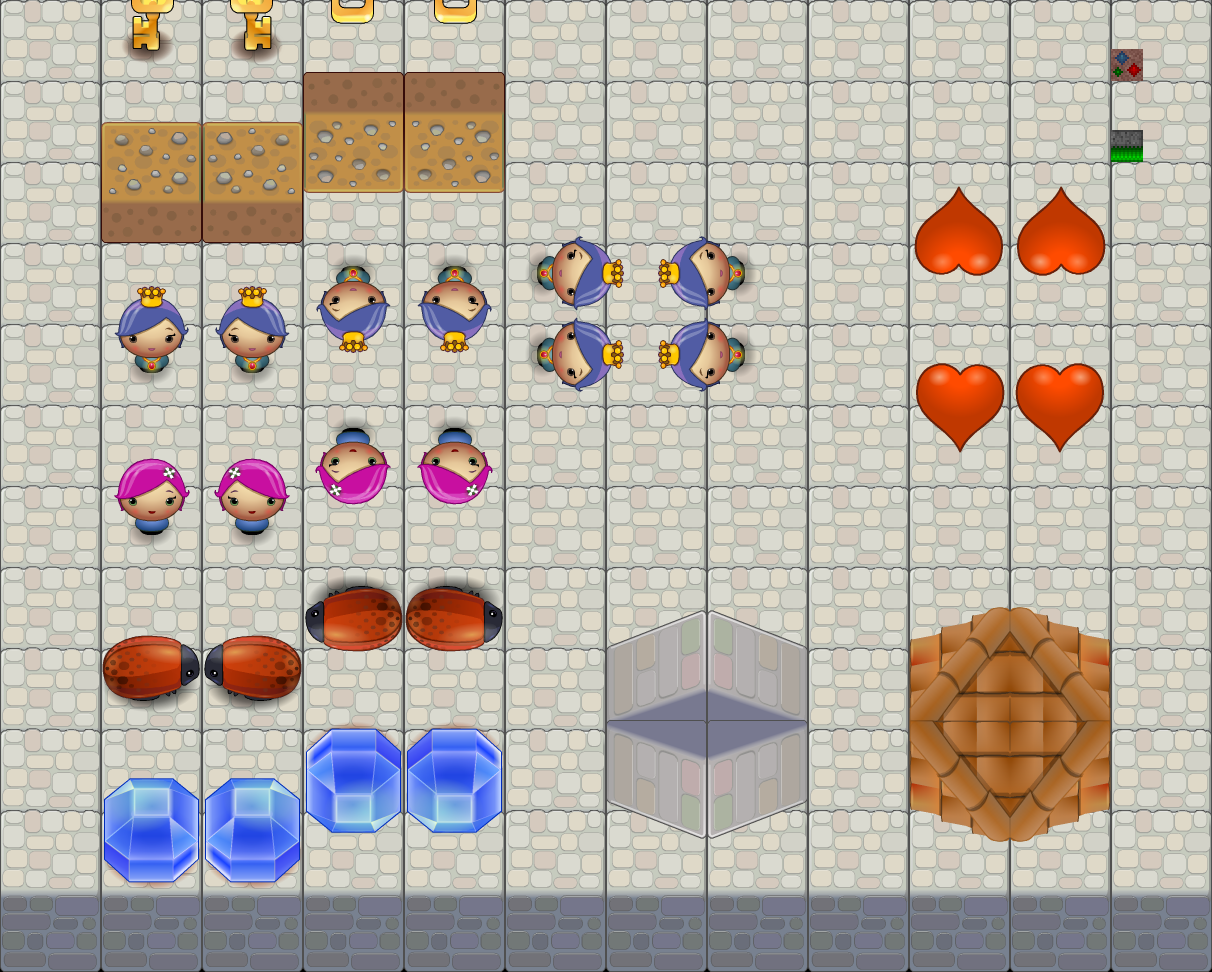

A level layout from a 2D game, rendered from its tile map. Below: a short description, then the map file with tile-grid data replaced by summaries:
An orthogonal 12x12 tile map with 101x81 px tiles, 3 tile layers (Backgr, Layer 0, Second Layer), 2 tilesets.

<map version="1.0" orientation="orthogonal" width="12" height="12" tilewidth="101" tileheight="81">
 <tileset firstgid="1" source="orthogonal-test1.tsx" />
 <tileset firstgid="46" name="AltTileset" tilewidth="32" tileheight="32" spacing="2" margin="2">
  <image source="ortho-test2.png" width="640" height="400" />
 </tileset>
 <layer name="Backgr" width="12" height="12">
  <data>[144 cells, 144 non-empty, 1 distinct tile ids]</data>
 </layer>
 <layer name="Layer 0" width="12" height="12">
  <data>[144 cells, 40 non-empty, 9 distinct tile ids]</data>
 </layer>
 <layer name="Second Layer" width="12" height="12">
  <data>[144 cells, 2 non-empty, 2 distinct tile ids]</data>
 </layer>
</map>
